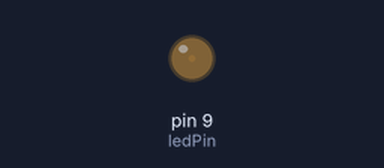
A sketch run on a simulated Arduino Uno, built with avr-gcc and run on an emulated ATmega328P. On the bench: output pins drawn as LEDs (lit = HIGH). What the sketch prints to the serial monitor is not drawn.

Above: at 0.05 s.
At 2.3 s:
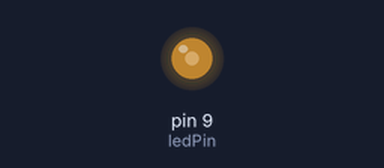
At 4.5 s:
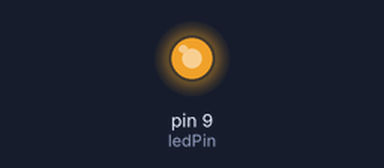
At 9.0 s:
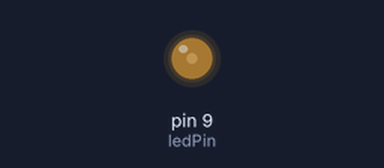
Timing chart, 0 to 13.4 s (numbered marks = the images above):
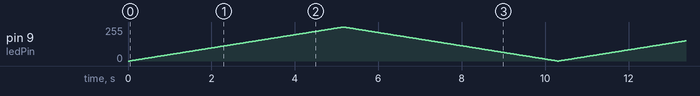

The sketch:

Fade_ResitorPIN9.ino
```cpp
int ledPin = 9;
int brightness = 0;
int fadeAmount = 1;

boolean hack = true;

int testHack = 13; // board led
boolean hackInd = false;

// var boolean
boolean fade_U = false;
boolean fade_D = false;

char testString = 'all ok'; // dont use ""

void setup()
{
  // put your setup code here, to run once:

  pinMode(ledPin, OUTPUT);

  Serial.begin(9600);
}

void loop()
{
  // put your main code here, to run repeatedly:

  analogWrite(ledPin, brightness);

  if(hack)
  {
    extra();

    delay(20);
  }

  else
  {
    // change the brightness for next time through the loop:
    brightness = brightness + fadeAmount;

    // reverse the direction of the fading at the ends of the fade:
    if(brightness == 0 || brightness == 255)
    {
      fadeAmount = -fadeAmount;
    }

     delay(20);
  }

  trackLED();
}

void  extra()
{
  if(!hackInd)
  {
    hackInd = true;
    digitalWrite(testHack, HIGH);
  }

  if(brightness < 255 && fade_U)
  {
     brightness = brightness + fadeAmount;
  }

  else
  {
    fade_U = false;
    fade_D = true;
  }

  if(brightness > 0 && fade_D)
  {
    brightness = brightness - fadeAmount;
  }

  else
  {
    fade_U = true;
    fade_D = false ;
  }
}

void  trackLED()
{
  int pinValue = digitalRead(ledPin);
  Serial.println(pinValue);
  Serial.println(testString);
}
```
